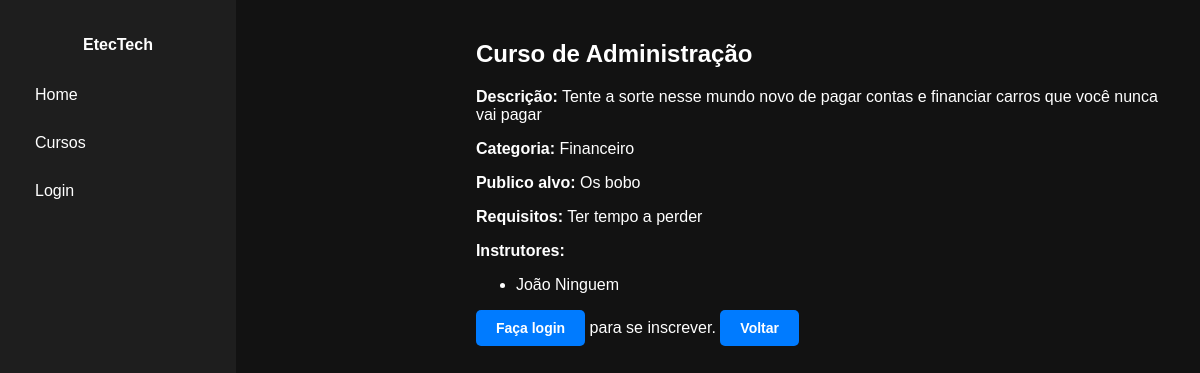
The app's page /curso/2/ with its own data.
### cursos/models.py (models this page shows, shortened)
class Curso(models.Model):
    titulo = models.CharField(max_length=200)
    descricao = models.TextField()
    data_criacao = models.DateField(auto_now_add=True)
    categoria = models.ForeignKey(Categoria, on_delete=models.SET_NULL, null=True, related_name='cursos')
    instrutores = models.ManyToManyField(Instrutor, related_name='cursos')
    publico_alvo = models.TextField(blank=True)
    requisitos = models.TextField(blank=True)

class Categoria(models.Model):
    nome = models.CharField(max_length=100)

class Instrutor(models.Model):
    nome = models.CharField(max_length=100)
    bio = models.TextField()
    linkedin = models.URLField(blank=True, null=True)
    foto = models.ImageField(upload_to='fotos/', blank=True, null=True)

### cursos/views.py (the view)
# urls.py: path('curso/<int:pk>/', CursoDetailView.as_view(), name='curso_detail'),
class CursoDetailView(DetailView):
    model = Curso
    template_name = 'curso_detail.html'
    context_object_name = 'curso'

### cursos/templates/curso_detail.html (shortened to what this page needs)
{% extends 'base.html' %}
{% block content %}
<h2>{{ curso.titulo }}</h2>
<p><strong>Descrição:</strong> {{ curso.descricao }}</p>
<p><strong>Categoria:</strong> {{ curso.categoria.nome }}</p>
<p><strong>Publico alvo:</strong> {{ curso.publico_alvo }}</p>
<p><strong>Requisitos:</strong> {{ curso.requisitos }}</p>
<p><strong>Instrutores:</strong></p>
<ul>
  {% for instrutor in curso.instrutores.all %}
    <li>{{ instrutor.nome|title }}</li>
  {% empty %}
    <li>Sem instrutores cadastrados.</li>
  {% endfor %}
</ul>
{% if user.is_authenticated %}
  <form method="post" action="{% url 'inscrever_curso' curso.pk %}">
    {% csrf_token %}
    <button type="submit" class="btn-azul">Inscrever-se</button>
  </form>
{% else %}
  <p><a href="{% url 'login' %}" class="btn-azul" >Faça login</a> para se inscrever.
  <a href="{% url 'index' %}" class= "btn-azul">Voltar</a></p>
{% endif %}
{% endblock %}

### cursos/static/css/style.css (style rules this page uses)
body { margin: 0; padding: 0; font-family: Arial, sans-serif; background-color: #121212; color: #fff; }
.btn-azul { background-color: #007bff; color: white; padding: 10px 20px; border: none; border-radius: 5px; text-decoration: none; display: inline-block; font-size: 14px; font-weight: bold; transition: background-color 0.3s ease; }

### records on screen
Curso: titulo "Curso de Administração", descricao "Tente a sorte nesse mundo novo de pagar contas e financiar carros que você nunca vai pagar", categoria.nome "Financeiro", publico_alvo "Os bobo", requisitos "Ter tempo a perder"
Instrutor: nome "João Ninguem"
